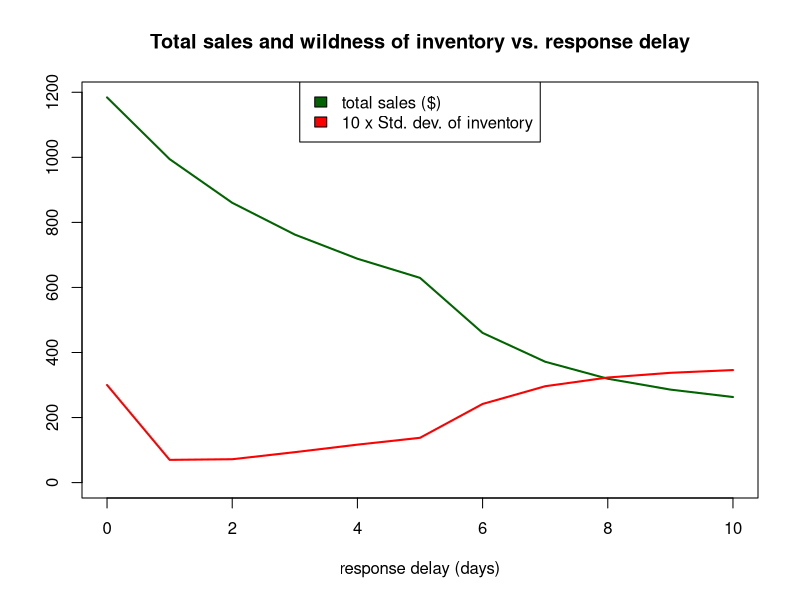

The R source for this figure:

# Meadows ch.2 Car dealership example (Fig. 29) -- version 2.0
# response delay parameter sweep
# CPSC 420 -- spring 2016

# Set up time. (delta.t and time vector).
delta.t <- 1   # days
time <- seq(0,30,delta.t)

# itot() and ttoi() functions (if desired).
itot <- function(i) (i-1)*delta.t + 0
ttoi <- function(t) (t-0)/delta.t + 1

# Simulation parameters (inputs).
customer.demand <- .25  # (cars/day)/car  (demand prop. to inventory)
stocking.factor <- 10  # cars/(cars/day)
lot.size <- 200        # cars

orders <- vector()    # cars/day
orders[1] <- 0
sales <- vector()     # cars/day
sales[1] <- 0

delivery.delay <- 1   # days

# Stocks. (Create a vector and an initial condition for each.)
inventory <- vector(length=length(time))
inventory[1] <- 150

# Simulation loop. 
# For each slice of simulated time,
results <- data.frame()
for (response.delay in 0:10) {
    for (i in 2:length(time)) {

        # Compute the values of all the flows, based on previous stock 
        # values.

        sales[i] <- customer.demand * inventory[i-1]
        perceived.sales <- sales[i]   # NO perception delay.

        desired.inventory <- 
            min(lot.size, perceived.sales * stocking.factor)
        discrepancy <- inventory[i-1] - desired.inventory # pos = enough

        orders[i] <- max(0,-discrepancy/(response.delay+1)) / delta.t

        deliveries <- orders[max(1,i-delivery.delay)]

        # Compute the values of all the derivatives of the stocks 
        # ("primes").
        inventory.prime <- deliveries - sales[i]

        # Compute all the new stock values (including any derived 
        # stocks).
        inventory[i] <- inventory[i-1] + inventory.prime * delta.t
    }
    results <- rbind(results,
        list(response.delay=response.delay,
            total.sales=sum(sales),
            inventory.wildness=sd(inventory)
        )
    )
}

# Plot and analyze.
all.vals <- c(results$total.sales, results$inventory.wildness, 0)
plot(results$response.delay, results$total.sales, type="l", col="darkgreen",
    lwd=2, main="Total sales and wildness of inventory vs. response delay",
    xlab="response delay (days)", ylab="", ylim=range(all.vals))
lines(results$response.delay, results$inventory.wildness*10, col="red", lwd=2)
legend("top", fill=c("darkgreen","red"), 
    legend=c("total sales ($)", "10 x Std. dev. of inventory"))
